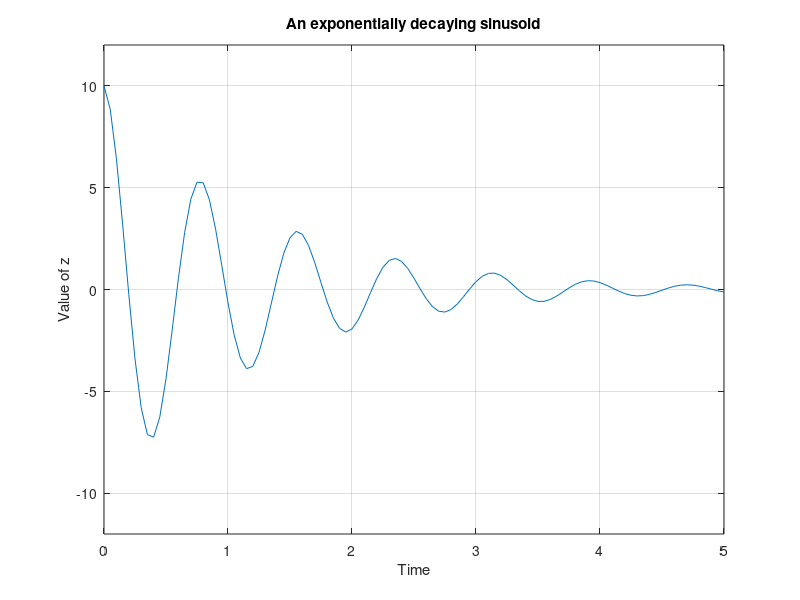

Write the MATLAB code that produced this figure.
t=[0:.05:5];
x=exp(-.8*t)
y=cos(8*t)
z=10.*x.*y
plot(t,z)

title("An exponentially decaying sinusoid");
xlabel("Time");
ylabel("Value of z");
ylim([-12,12]);
grid on;


